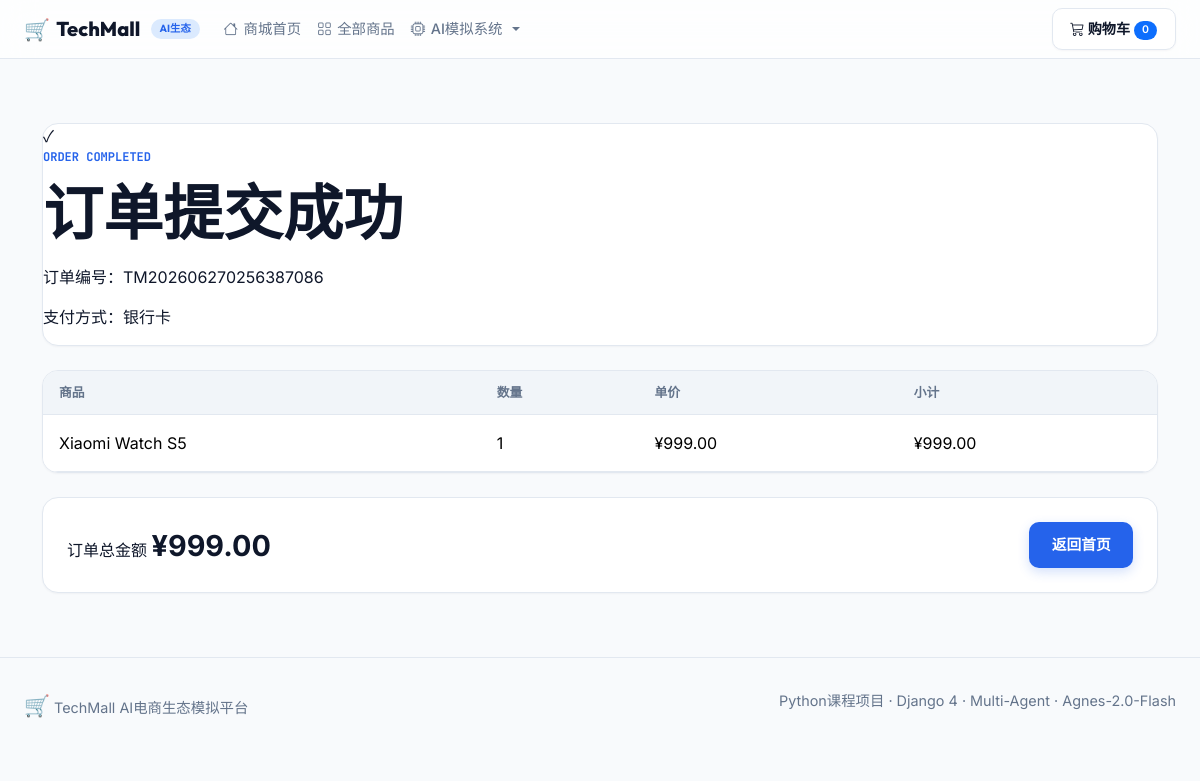
Page /order/success/1029/ on the committed database.
### Shop/models.py (models this page shows, shortened)
class Order(models.Model):
    OrderNumber = models.CharField("订单编号", max_length=50, unique=True, blank=True)
    TotalAmount = models.DecimalField("总金额", max_digits=10, decimal_places=2, default=Decimal("0.00"))
    PaymentMethod = models.CharField("支付方式", max_length=20)
    CreateTime = models.DateTimeField("创建时间", auto_now_add=True)
    class Meta:
        verbose_name = "订单"
        verbose_name_plural = "订单"
        ordering = ["-CreateTime"]

class OrderItem(models.Model):
    Order = models.ForeignKey(Order, verbose_name="所属订单", related_name="items", on_delete=models.CASCADE)
    Product = models.ForeignKey(Product, verbose_name="商品", on_delete=models.CASCADE)
    Quantity = models.IntegerField("数量")
    Price = models.DecimalField("下单单价", max_digits=10, decimal_places=2)
    class Meta:
        verbose_name = "订单详情"
        verbose_name_plural = "订单详情"
    @property
    def subtotal(self):
        return self.Price * self.Quantity

class Product(models.Model):
    ProductName = models.CharField("商品名称", max_length=200)
    Category = models.ForeignKey(Category, verbose_name="所属分类", on_delete=models.CASCADE)
    Price = models.DecimalField("商品价格", max_digits=10, decimal_places=2)
    Stock = models.IntegerField("库存", default=0)
    Description = models.TextField("商品描述")
    Image = models.ImageField("商品图片", upload_to="products/", blank=True)
    brand = models.ForeignKey(
        "Simulation.BrandAgent", verbose_name="归属品牌",
        null=True, blank=True, on_delete=models.SET_NULL, related_name="products"
    )
    is_active = models.BooleanField("商城上架", default=True)
    Specs = models.JSONField("规格参数", default=dict, blank=True)
    PerformanceScore = models.IntegerField("性能评分", default=60)
    DesignScore = models.IntegerField("外观评分", default=60)
    UtilityScore = models.IntegerField("实用性评分", default=60)
    CostPrice = models.DecimalField("成本价(元)", max_digits=10, decimal_places=2, default=0.00)
    class Meta:
        verbose_name = "商品"
        verbose_name_plural = "商品"
        ordering = ["-id"]

### Shop/views.py (the view)
# urls.py: path("order/success/<int:id>/", views.orderSuccess, name="orderSuccess"),
def orderSuccess(request, id):
    order = get_object_or_404(Order, id=id)
    return render(request, "orderSuccess.html", {"order": order, "orderItems": order.items.select_related("Product")})

### Shop/views.py (called while the page is built)
def cart_context(request):
    return {"cart_count": sum(item.Quantity for item in Cart.objects.all())}

### templates/orderSuccess.html (shortened to what this page needs)
{% extends "base.html" %}
{% block content %}
<section class="tm-section">
    <div class="container">
        <div class="tm-success-panel">
            <div class="tm-success-icon">✓</div>
            <p class="tm-kicker">ORDER COMPLETED</p>
            <h1>订单提交成功</h1>
            <p>订单编号：{{ order.OrderNumber }}</p>
            <p>支付方式：{{ order.PaymentMethod }}</p>
        </div>
        <div class="tm-table-card table-responsive mt-4">
            <table class="table align-middle mb-0">
                <thead>
                    <tr>
                        <th>商品</th>
                        <th>数量</th>
                        <th>单价</th>
                        <th>小计</th>
                    </tr>
                </thead>
                <tbody>
                    {% for item in orderItems %}
                        <tr>
                            <td>{{ item.Product.ProductName }}</td>
                            <td>{{ item.Quantity }}</td>
                            <td>¥{{ item.Price }}</td>
                            <td>¥{{ item.subtotal }}</td>
                        </tr>
                    {% endfor %}
                </tbody>
            </table>
        </div>
        <div class="tm-cart-summary">
            <div>
                <span>订单总金额</span>
                <strong>¥{{ order.TotalAmount }}</strong>
            </div>
            <a class="btn tm-primary-btn" href="{% url 'index' %}">返回首页</a>
        </div>
    </div>
</section>
{% endblock %}

### static/css/style.css (style rules this page uses)
:root { --primary: #2563eb; --primary-hover: #1d4ed8; --primary-light: #eff6ff; --primary-light-alt: #dbeafe; --success: #16a34a; --warning: #f59e0b; --danger: #ef4444; --info: #0891b2; --text-main: #0f172a; --text-second: #64748b; --text-muted: #94a3b8; --bg-main: #f8fafc; --bg-card: #ffffff; --bg-sidebar: #f1f5f9; --bg-navbar: rgba(255, 255, 255, 0.75); --border: #e2e8f0; --border-hover: #cbd5e1; --shadow-sm: 0 1px 2px rgba(15, 23, 42, 0.04); --shadow-md: 0 4px 12px rgba(15, 23, 42, 0.06); --shadow-lg: 0 10px 24px rgba(15, 23, 42, 0.08); --radius-btn: 10px; --radius-input: 10px; --radius-card: 16px; --radius-modal: 20px; --radius-avatar: 50%; --font-display: 'Outfit', sans-serif; --font-body: 'Inter', "PingFang SC", "Microsoft YaHei", sans-serif; --font-mono: 'JetBrains Mono', monospace; --tm-black: var(--text-main); --neural-bg: var(--bg-main); --neural-surface: var(--bg-sidebar); --neural-panel: var(--bg-card); --neural-border: var(--border); --neural-border-bright: var(--border-hover); --accent-primary: var(--primary); --accent-cyan: var(--info); --text-primary: var(--text-main); --text-secondary: var(--text-second); }
*, *::before, *::after { box-sizing: border-box; }
body { color: var(--text-main); background: var(--bg-main); font-family: var(--font-body); -webkit-font-smoothing: antialiased; -moz-osx-font-smoothing: grayscale; }
a { text-decoration: none; }
.tm-primary-btn { border: 0; border-radius: var(--radius-btn); color: #ffffff; background: var(--primary); font-weight: 600; font-size: 0.92rem; padding: 0.75rem 1.4rem; box-shadow: 0 4px 12px rgba(37, 99, 235, 0.2); transition: all 0.2s; cursor: pointer; }
.glass-card, .tm-category-card, .tm-product-card, .tm-table-card, .tm-checkout-card, .tm-success-panel, .tm-empty-state, .bz-sidebar-card, .tm-brand-zone-card, .tm-cart-summary { background: var(--bg-card); border: 1px solid var(--border); border-radius: var(--radius-card); box-shadow: var(--shadow-sm); transition: all 0.2s ease; }
.tm-kicker { color: var(--primary); font-family: var(--font-mono); font-size: 0.75rem; font-weight: 700; margin-bottom: 0.85rem; text-transform: uppercase; }
.tm-hero h1, .tm-page-head h1, .tm-success-panel h1 { font-family: var(--font-display); font-size: clamp(2.2rem, 5vw, 4.5rem); font-weight: 800; line-height: 1.1; margin-bottom: 1.2rem; color: var(--text-main); }
.tm-section { padding: 64px 0; background: var(--bg-main); }
.tm-table-card { overflow: hidden; }
.table { margin-bottom: 0; color: var(--text-main); }
.table th { background: var(--bg-sidebar); color: var(--text-second); font-size: 0.8rem; font-weight: 600; border-bottom: 1px solid var(--border); border-top: none; text-transform: uppercase; padding: 12px 16px; }
.table td { padding: 16px; border-bottom: 1px solid var(--border); vertical-align: middle; }
.tm-cart-summary { margin-top: 24px; padding: 24px; display: flex; align-items: center; justify-content: space-between; }
.tm-cart-summary strong { font-size: 1.8rem; font-weight: 700; color: var(--text-main); }

### rows in the picture
Order: OrderNumber "TM202606270256387086", PaymentMethod "银行卡", TotalAmount "999.00"
OrderItem: Product.ProductName "Xiaomi Watch S5", Quantity "1", Price "999.00", subtotal "999.00"

### other values in the picture
{{ cart_count|default:0 }} "0"
